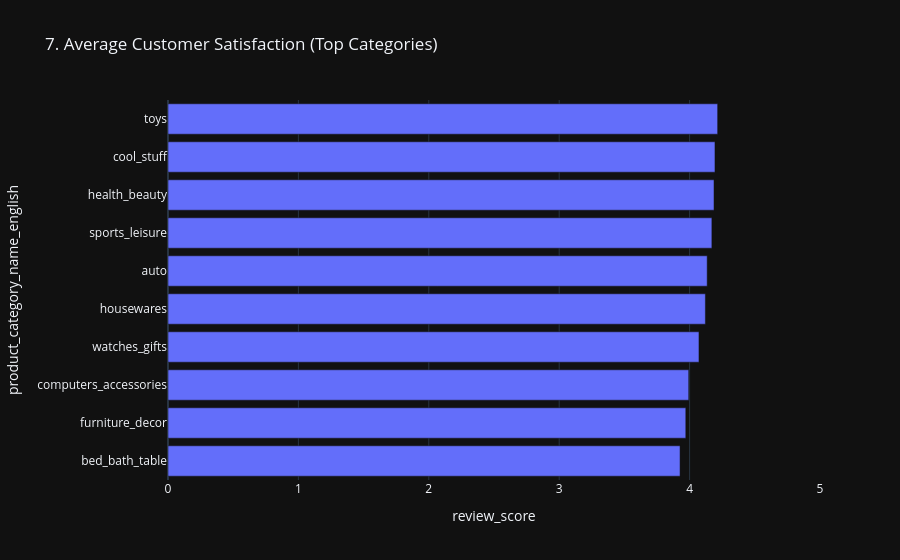

Notebook code cell kept with this figure:
### Code cell
top_cats = df_clean.groupby('product_category_name_english')['price'].sum().reset_index()
top_cats = top_cats.sort_values(by='price', ascending=False).head(10)
if 'review_score' in df_clean.columns:
    top_cat_names = top_cats['product_category_name_english'].tolist()
    reviews = df_clean[df_clean['product_category_name_english'].isin(top_cat_names)]
    avg_reviews = reviews.groupby('product_category_name_english')['review_score'].mean().reset_index()
    fig7 = px.bar(avg_reviews, x='review_score', y='product_category_name_english', orientation='h',
                  title='7. Average Customer Satisfaction (Top Categories)', range_x=[0, 5])
    fig7.update_layout(template=layout_style, yaxis={'categoryorder':'total ascending'})
    fig7.show()

### Figure 1 — Plotly figure (JSON) as saved in the notebook; plotly's stock layout.template omitted (floating-point values rounded to 4 significant figures)
{"data": [{"alignmentgroup": "True", "hovertemplate": "review_score=%{x}<br>product_category_name_english=%{y}<extra></extra>", "legendgroup": "", "marker": {"color": "#636efa", "pattern": {"shape": ""}}, "name": "", "offsetgroup": "", "orientation": "h", "showlegend": false, "textposition": "auto", "type": "bar", "x": [4.135, 3.927, 3.993, 4.195, 3.971, 4.187, 4.121, 4.171, 4.215, 4.072], "xaxis": "x", "y": ["auto", "bed_bath_table", "computers_accessories", "cool_stuff", "furniture_decor", "health_beauty", "housewares", "sports_leisure", "toys", "watches_gifts"], "yaxis": "y"}], "layout": {"barmode": "relative", "legend": {"tracegroupgap": 0}, "title": {"text": "7. Average Customer Satisfaction (Top Categories)"}, "xaxis": {"anchor": "y", "domain": [0, 1], "range": [0, 5], "title": {"text": "review_score"}}, "yaxis": {"anchor": "x", "categoryorder": "total ascending", "domain": [0, 1], "title": {"text": "product_category_name_english"}}}}
